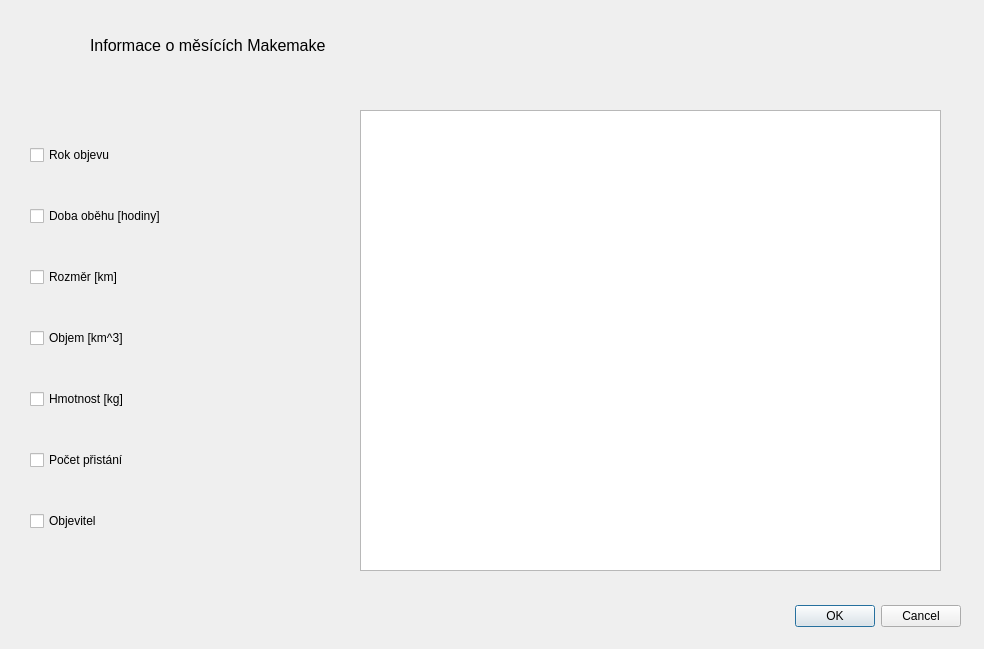
<?xml version="1.0" encoding="UTF-8"?>
<ui version="4.0">
 <class>DialogMesice_Makemake</class>
 <widget class="QDialog" name="DialogMesice_Makemake">
  <property name="geometry">
   <rect>
    <x>0</x>
    <y>0</y>
    <width>984</width>
    <height>649</height>
   </rect>
  </property>
  <property name="windowTitle">
   <string>Dialog</string>
  </property>
  <widget class="QDialogButtonBox" name="buttonBox">
   <property name="geometry">
    <rect>
     <x>620</x>
     <y>600</y>
     <width>341</width>
     <height>32</height>
    </rect>
   </property>
   <property name="orientation">
    <enum>Qt::Horizontal</enum>
   </property>
   <property name="standardButtons">
    <set>QDialogButtonBox::Cancel|QDialogButtonBox::Ok</set>
   </property>
  </widget>
  <widget class="QTableView" name="tableViewMesiceMakemake">
   <property name="geometry">
    <rect>
     <x>360</x>
     <y>110</y>
     <width>581</width>
     <height>461</height>
    </rect>
   </property>
  </widget>
  <widget class="QWidget" name="verticalLayoutWidget">
   <property name="geometry">
    <rect>
     <x>30</x>
     <y>110</y>
     <width>301</width>
     <height>461</height>
    </rect>
   </property>
   <layout class="QVBoxLayout" name="verticalLayout">
    <item>
     <widget class="QCheckBox" name="checkBox_2">
      <property name="text">
       <string>Rok objevu</string>
      </property>
     </widget>
    </item>
    <item>
     <widget class="QCheckBox" name="checkBox_4">
      <property name="text">
       <string>Doba oběhu [hodiny]</string>
      </property>
     </widget>
    </item>
    <item>
     <widget class="QCheckBox" name="checkBox_6">
      <property name="text">
       <string>Rozměr [km]</string>
      </property>
     </widget>
    </item>
    <item>
     <widget class="QCheckBox" name="checkBox_5">
      <property name="text">
       <string>Objem [km^3]</string>
      </property>
     </widget>
    </item>
    <item>
     <widget class="QCheckBox" name="checkBox_7">
      <property name="text">
       <string>Hmotnost [kg]</string>
      </property>
     </widget>
    </item>
    <item>
     <widget class="QCheckBox" name="checkBox_3">
      <property name="text">
       <string>Počet přistání</string>
      </property>
     </widget>
    </item>
    <item>
     <widget class="QCheckBox" name="checkBox">
      <property name="text">
       <string>Objevitel</string>
      </property>
     </widget>
    </item>
   </layout>
  </widget>
  <widget class="QLabel" name="label">
   <property name="geometry">
    <rect>
     <x>90</x>
     <y>30</y>
     <width>311</width>
     <height>31</height>
    </rect>
   </property>
   <property name="text">
    <string>&lt;html&gt;&lt;head/&gt;&lt;body&gt;&lt;p&gt;&lt;span style=&quot; font-size:12pt;&quot;&gt;Informace o měsících Makemake&lt;/span&gt;&lt;/p&gt;&lt;/body&gt;&lt;/html&gt;</string>
   </property>
  </widget>
 </widget>
 <resources/>
 <connections>
  <connection>
   <sender>buttonBox</sender>
   <signal>accepted()</signal>
   <receiver>DialogMesice_Makemake</receiver>
   <slot>accept()</slot>
   <hints>
    <hint type="sourcelabel">
     <x>248</x>
     <y>254</y>
    </hint>
    <hint type="destinationlabel">
     <x>157</x>
     <y>274</y>
    </hint>
   </hints>
  </connection>
  <connection>
   <sender>buttonBox</sender>
   <signal>rejected()</signal>
   <receiver>DialogMesice_Makemake</receiver>
   <slot>reject()</slot>
   <hints>
    <hint type="sourcelabel">
     <x>316</x>
     <y>260</y>
    </hint>
    <hint type="destinationlabel">
     <x>286</x>
     <y>274</y>
    </hint>
   </hints>
  </connection>
 </connections>
</ui>
